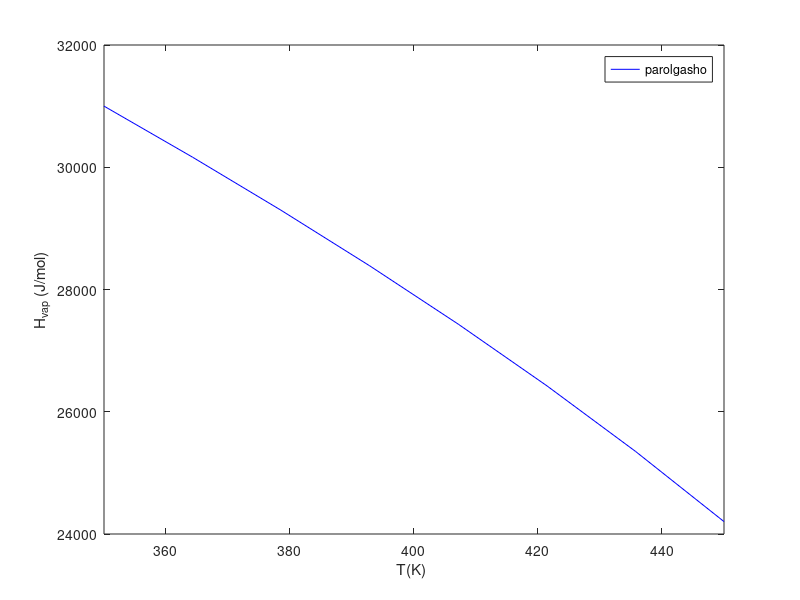

The MATLAB script that drew this image:
clc ( ), clear ( ), close ( 'all' )

%% Adatok
global A B C D E R Tc
A = 6.1687 ; B = 7.2719 ; C = -4.8247 ; D = 1.379 ; E = 0.97596;
Tc = 562.1; %%Kelvin
homerseklet = [ 350, 450 ];
R = 8.314; %% J* K-1*mol-1

%%Fuggveny
function H_vap = parolgasho(T)
  global A B C D E R Tc
  tau = 1 - T / Tc ; %%nevezoben egy szam van
  H_vap = R * Tc .* ( A * tau .^ (1 ./3) + B * tau .^ (2 ./3) + C * tau + D * tau .^ 2 + E * tau .^ 6) ; %% J/mol

end
%%Abrazolas
figure ( 'Name', 'Benzol parolgasho valtozasa' )
fplot ( @parolgasho, homerseklet, 'b-');
xlabel ( 'T(K) ');
ylabel ( 'H_{vap} (J/mol)');
legend ( 'parolgasho' )

